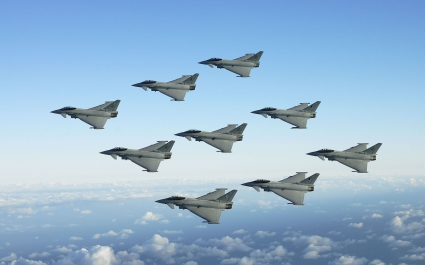
%> input picture extras/jet_fighter_swarm.jpg, 425 x 265 px
$ octave jet_fighter_swarm.m   (GNU Octave 9; MATLAB toolbox functions it lacks are replaced by stand-ins)
%> lines starting %> are read from the running program, lines starting %| are printed output that depends on the picture; in (x1, y1, x2, y2) boxes, pixels count from 0 and x2, y2 are one past the last pixel; in counts of white or black regions, pixels touching at a corner belong together; the program's own positions count from 1
project_root_dir = strcat(getenv('HOME'), '/comp510project');
inclass_image_root_dir = strcat(project_root_dir, '/inclass');
extras_image_root_dir = strcat(project_root_dir, '/extras');
output_image_root_dir = strcat(project_root_dir, '/output/');

I1 = imread(strcat(extras_image_root_dir,'/jet_fighter_swarm.jpg'));
%> I1 is the input picture: size 265x425x3 uint8; mean R, G, B 150.8, 183.1, 210.2
I = rgb2gray(I1);
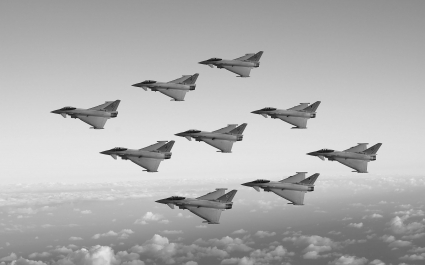
%> I: size 265x425 uint8; min 17, max 234, mean 176.5
I = imcomplement(I);
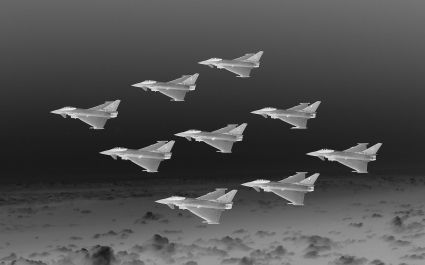
%> I: size 265x425 uint8; min 21, max 238, mean 78.5

%--------Otsus Thresholding-------------
level = graythresh(I);
%> level = 0.322
I = I-75;
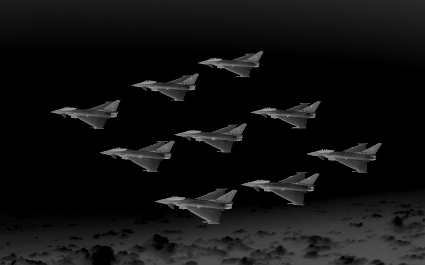
%> I: size 265x425 uint8; min 0, max 163, mean 17.3
BW = im2bw(I,level);
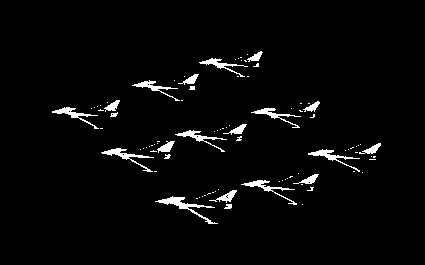
%> BW: size 265x425 logical; 2.9% white; 92 white regions (70 under 20 px), largest, box (x1, y1, x2, y2) and area: (155, 196, 218, 224) 337, (101, 148, 154, 172) 260, (241, 180, 297, 205) 244
%---------------------------------------

fullFileName = fullfile(output_image_root_dir,'jet1.png');
imwrite(BW, fullFileName);

$ run again, with extras/elephant_identify.jpg copied over extras/jet_fighter_swarm.jpg
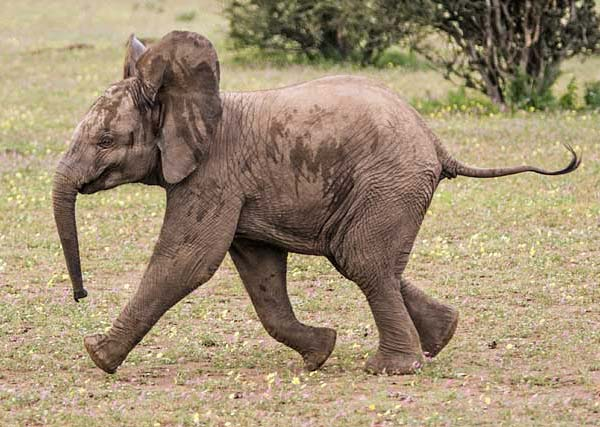
%> input picture extras/elephant_identify.jpg, 600 x 427 px
%> I1 is the input picture: size 427x600x3 uint8; mean R, G, B 160.5, 142.6, 114.9
%> `I = imcomplement(I);`:
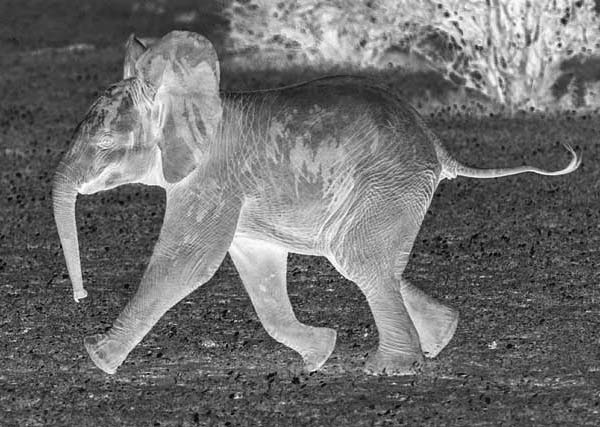
%> I: size 427x600 uint8; min 3, max 254, mean 110.2
%> level = 0.482
%> `BW = im2bw(I,level);`:
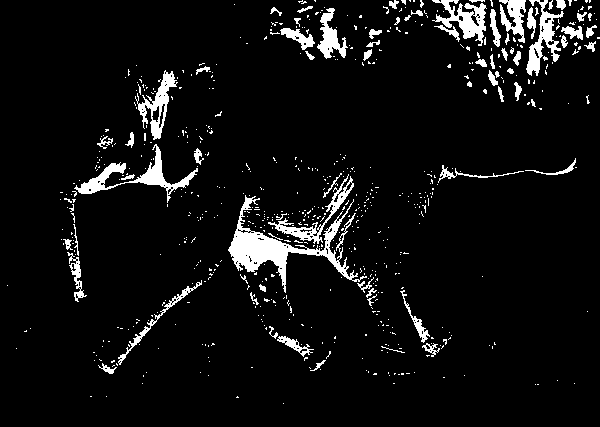
%> BW: size 427x600 logical; 6.3% white; 658 white regions (587 under 20 px), largest, box (x1, y1, x2, y2) and area: (228, 195, 367, 293) 2961, (74, 144, 198, 203) 1367, (432, 0, 487, 46) 1016
